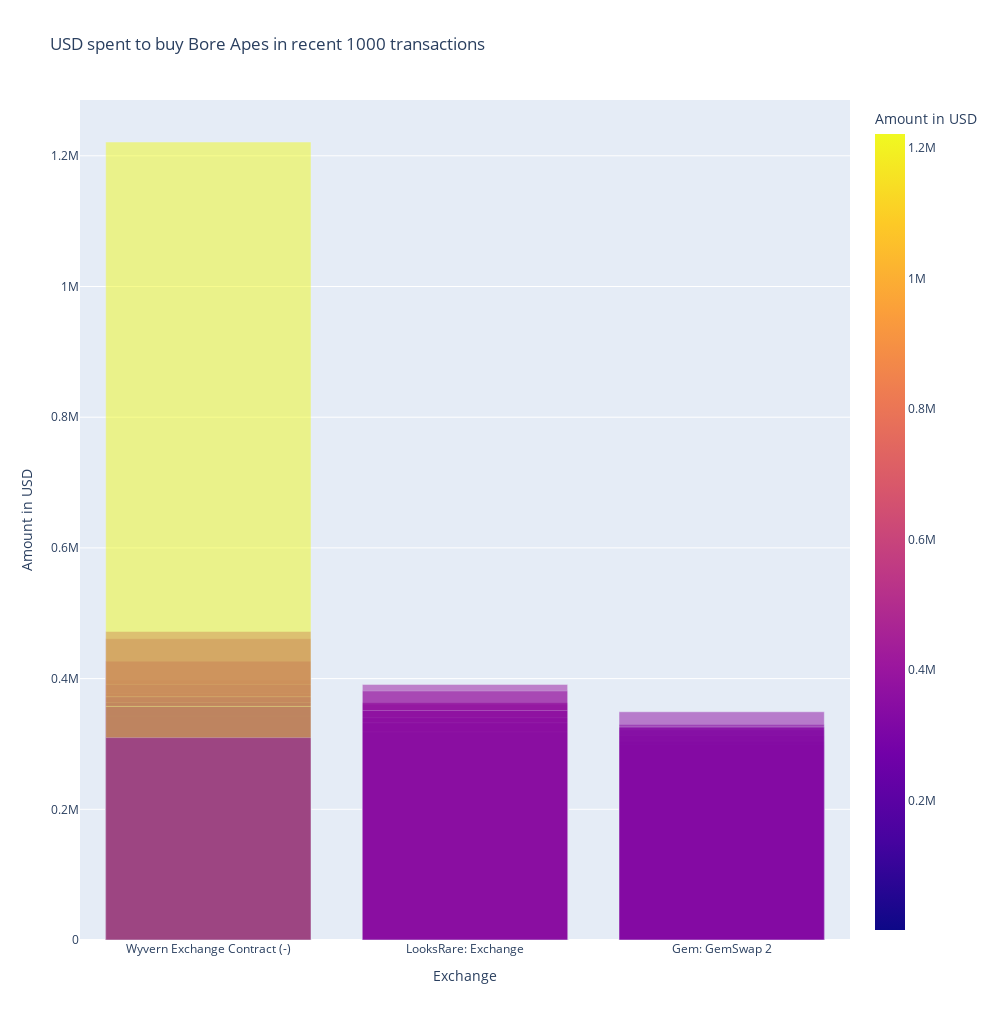

Source (notebook cell):
### Code cell
# Filter Through data for non null transactions
BAYC_sales_df = BAYC_tx_df[BAYC_tx_df['value_quote'] != 0]
BAYC_sales = BAYC_sales_df[BAYC_sales_df['to_address_label'].notnull()].dropna()

# Creating the plot using plotly express
BAYC_fig = px.bar(BAYC_sales, 
             x='to_address_label', 
             y= 'value_quote',
             color='value_quote',
             height=1020,
             width = 1000,
                  barmode = 'overlay',
                  labels={'value_quote':'Amount in USD', 'to_address_label': 'Exchange'},
             title='USD spent to buy Bore Apes in recent 1000 transactions'
            )
BAYC_fig.show()

### Figure 1 — Plotly figure (JSON) as saved in the notebook; plotly's stock layout.template omitted (floating-point values rounded to 4 significant figures)
{"data": [{"alignmentgroup": "True", "hovertemplate": "Exchange=%{x}<br>Amount in USD=%{marker.color}<extra></extra>", "legendgroup": "", "marker": {"color": [328800.0, 397400.0, 303100.0, 334500.0, 337400.0, 321300.0, 355400.0, 353100.0, 355400.0, 426500.0, 72190.0, 341200.0, 332600.0, 331200.0, 298500.0, 341200.0, 341200.0, 327000.0, 300500.0, 321300.0, 338300.0, 321300.0, 324100.0, 312700.0, 304200.0, 426500.0, 298500.0, 312700.0, 363000.0, 315700.0, 310100.0, 307300.0, 319900.0, 331600.0, 346400.0, 301500.0, 312900.0, 318200.0, 307300.0, 298900.0, 299000.0, 321000.0, 321300.0, 304500.0, 315700.0, 318500.0, 321300.0, 321300.0, 329700.0, 346400.0, 325500.0, 332500.0, 324100.0, 324100.0, 347900.0, 326900.0, 349300.0, 333300.0, 349300.0, 332500.0, 334400.0, 346400.0, 346500.0, 329700.0, 335300.0, 360400.0, 334400.0, 349300.0, 335300.0, 352000.0, 335300.0, 349300.0, 349300.0, 349300.0, 340900.0, 349300.0, 348400.0, 349300.0, 318500.0, 318500.0, 315700.0, 328300.0, 377200.0, 326900.0, 362900.0, 321300.0, 326000.0, 335300.0, 461000.0, 335300.0, 335300.0, 337200.0, 340900.0, 391200.0, 333900.0, 342000.0, 332500.0, 332200.0, 321300.0, 343300.0, 363200.0, 391200.0, 321300.0, 340200.0, 318500.0, 348700.0, 1397.0, 472200.0, 332500.0, 363200.0, 372300.0, 342500.0, 381200.0, 357400.0, 357400.0, 357400.0, 351100.0, 1221000.0, 309700.0], "coloraxis": "coloraxis", "opacity": 0.5, "pattern": {"shape": ""}}, "name": "", "offsetgroup": "", "orientation": "v", "showlegend": false, "textposition": "auto", "type": "bar", "x": ["Wyvern Exchange Contract (-)", "Wyvern Exchange Contract (-)", "Wyvern Exchange Contract (-)", "LooksRare: Exchange", "Wyvern Exchange Contract (-)", "LooksRare: Exchange", "Wyvern Exchange Contract (-)", "Wyvern Exchange Contract (-)", "Wyvern Exchange Contract (-)", "Wyvern Exchange Contract (-)", "LooksRare: Exchange", "LooksRare: Exchange", "Wyvern Exchange Contract (-)", "Wyvern Exchange Contract (-)", "Wyvern Exchange Contract (-)", "Wyvern Exchange Contract (-)", "Wyvern Exchange Contract (-)", "LooksRare: Exchange", "LooksRare: Exchange", "Gem: GemSwap 2", "LooksRare: Exchange", "Wyvern Exchange Contract (-)", "Wyvern Exchange Contract (-)", "LooksRare: Exchange", "Wyvern Exchange Contract (-)", "Wyvern Exchange Contract (-)", "Wyvern Exchange Contract (-)", "Wyvern Exchange Contract (-)", "Wyvern Exchange Contract (-)", "Wyvern Exchange Contract (-)", "Wyvern Exchange Contract (-)", "Wyvern Exchange Contract (-)", "Wyvern Exchange Contract (-)", "Wyvern Exchange Contract (-)", "Wyvern Exchange Contract (-)", "Wyvern Exchange Contract (-)", "Gem: GemSwap 2", "Wyvern Exchange Contract (-)", "Wyvern Exchange Contract (-)", "LooksRare: Exchange", "Gem: GemSwap 2", "Wyvern Exchange Contract (-)", "LooksRare: Exchange", "Gem: GemSwap 2", "Wyvern Exchange Contract (-)", "Wyvern Exchange Contract (-)", "LooksRare: Exchange", "Wyvern Exchange Contract (-)", "Wyvern Exchange Contract (-)", "Wyvern Exchange Contract (-)", "Gem: GemSwap 2", "Wyvern Exchange Contract (-)", "Wyvern Exchange Contract (-)", "LooksRare: Exchange", "Wyvern Exchange Contract (-)", "LooksRare: Exchange", "Wyvern Exchange Contract (-)", "Wyvern Exchange Contract (-)", "Wyvern Exchange Contract (-)", "LooksRare: Exchange", "Wyvern Exchange Contract (-)", "Wyvern Exchange Contract (-)", "Wyvern Exchange Contract (-)", "Gem: GemSwap 2", "Wyvern Exchange Contract (-)", "LooksRare: Exchange", "LooksRare: Exchange", "Wyvern Exchange Contract (-)", "Wyvern Exchange Contract (-)", "Wyvern Exchange Contract (-)", "Wyvern Exchange Contract (-)", "Wyvern Exchange Contract (-)", "Wyvern Exchange Contract (-)", "Wyvern Exchange Contract (-)", "Wyvern Exchange Contract (-)", "Wyvern Exchange Contract (-)", "Wyvern Exchange Contract (-)", "Gem: GemSwap 2", "Wyvern Exchange Contract (-)", "Wyvern Exchange Contract (-)", "Wyvern Exchange Contract (-)", "Wyvern Exchange Contract (-)", "Wyvern Exchange Contract (-)", "Wyvern Exchange Contract (-)", "LooksRare: Exchange", "Wyvern Exchange Contract (-)", "Gem: GemSwap 2", "LooksRare: Exchange", "Wyvern Exchange Contract (-)", "LooksRare: Exchange", "Wyvern Exchange Contract (-)", "Wyvern Exchange Contract (-)", "Wyvern Exchange Contract (-)", "Wyvern Exchange Contract (-)", "LooksRare: Exchange", "Wyvern Exchange Contract (-)", "Wyvern Exchange Contract (-)", "Wyvern Exchange Contract (-)", "Wyvern Exchange Contract (-)", "Wyvern Exchange Contract (-)", "LooksRare: Exchange", "LooksRare: Exchange", "Wyvern Exchange Contract (-)", "LooksRare: Exchange", "LooksRare: Exchange", "Wyvern Exchange Contract (-)", "LooksRare: Exchange", "Wyvern Exchange Contract (-)", "LooksRare: Exchange", "Wyvern Exchange Contract (-)", "Wyvern Exchange Contract (-)", "Wyvern Exchange Contract (-)", "LooksRare: Exchange", "Wyvern Exchange Contract (-)", "Wyvern Exchange Contract (-)", "Wyvern Exchange Contract (-)", "LooksRare: Exchange", "Wyvern Exchange Contract (-)", "Wyvern Exchange Contract (-)"], "xaxis": "x", "y": [328800.0, 397400.0, 303100.0, 334500.0, 337400.0, 321300.0, 355400.0, 353100.0, 355400.0, 426500.0, 72190.0, 341200.0, 332600.0, 331200.0, 298500.0, 341200.0, 341200.0, 327000.0, 300500.0, 321300.0, 338300.0, 321300.0, 324100.0, 312700.0, 304200.0, 426500.0, 298500.0, 312700.0, 363000.0, 315700.0, 310100.0, 307300.0, 319900.0, 331600.0, 346400.0, 301500.0, 312900.0, 318200.0, 307300.0, 298900.0, 299000.0, 321000.0, 321300.0, 304500.0, 315700.0, 318500.0, 321300.0, 321300.0, 329700.0, 346400.0, 325500.0, 332500.0, 324100.0, 324100.0, 347900.0, 326900.0, 349300.0, 333300.0, 349300.0, 332500.0, 334400.0, 346400.0, 346500.0, 329700.0, 335300.0, 360400.0, 334400.0, 349300.0, 335300.0, 352000.0, 335300.0, 349300.0, 349300.0, 349300.0, 340900.0, 349300.0, 348400.0, 349300.0, 318500.0, 318500.0, 315700.0, 328300.0, 377200.0, 326900.0, 362900.0, 321300.0, 326000.0, 335300.0, 461000.0, 335300.0, 335300.0, 337200.0, 340900.0, 391200.0, 333900.0, 342000.0, 332500.0, 332200.0, 321300.0, 343300.0, 363200.0, 391200.0, 321300.0, 340200.0, 318500.0, 348700.0, 1397.0, 472200.0, 332500.0, 363200.0, 372300.0, 342500.0, 381200.0, 357400.0, 357400.0, 357400.0, 351100.0, 1221000.0, 309700.0], "yaxis": "y"}], "layout": {"barmode": "overlay", "coloraxis": {"colorbar": {"title": {"text": "Amount in USD"}}, "colorscale": [[0, "#0d0887"], [0.1111, "#46039f"], [0.2222, "#7201a8"], [0.3333, "#9c179e"], [0.4444, "#bd3786"], [0.5556, "#d8576b"], [0.6667, "#ed7953"], [0.7778, "#fb9f3a"], [0.8889, "#fdca26"], [1, "#f0f921"]]}, "height": 1020, "legend": {"tracegroupgap": 0}, "title": {"text": "USD spent to buy Bore Apes in recent 1000 transactions"}, "width": 1000, "xaxis": {"anchor": "y", "autorange": true, "domain": [0, 1], "range": [-0.5, 2.5], "title": {"text": "Exchange"}, "type": "category"}, "yaxis": {"anchor": "x", "autorange": true, "domain": [0, 1], "range": [0, 1285000.0], "title": {"text": "Amount in USD"}, "type": "linear"}}}
